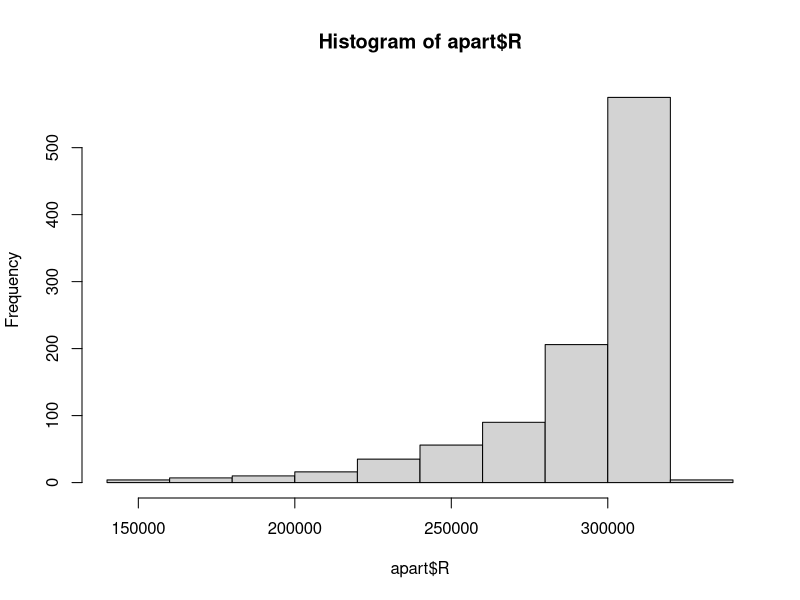
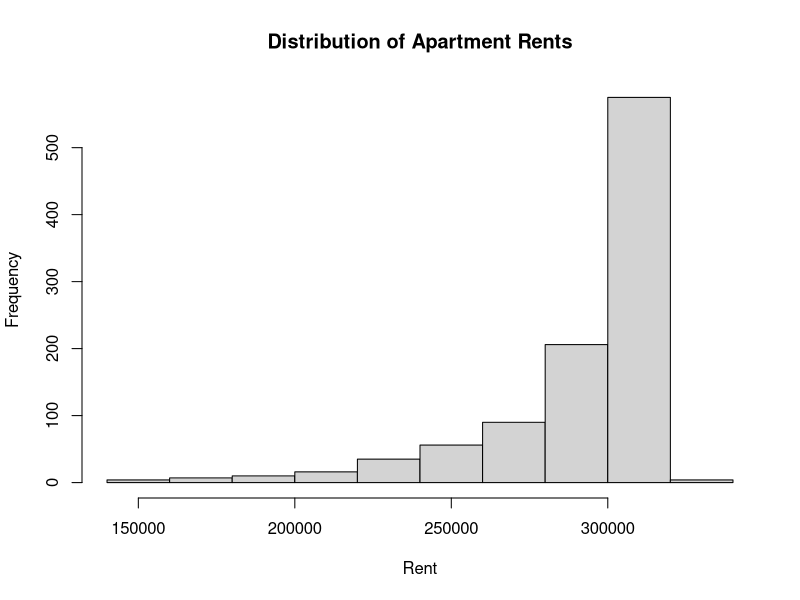
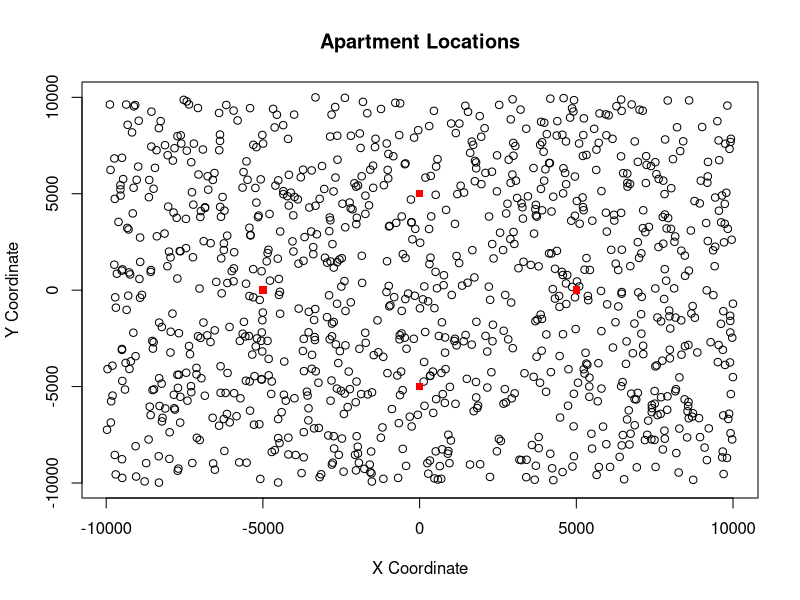
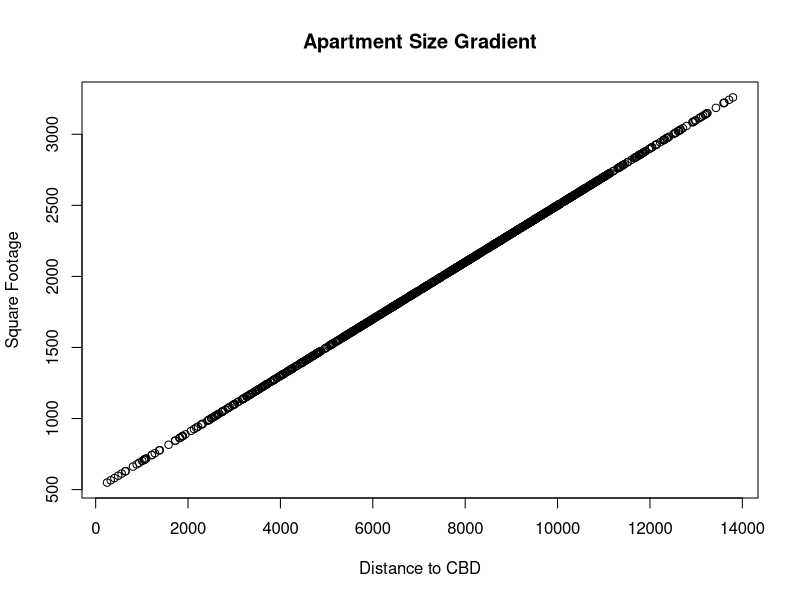
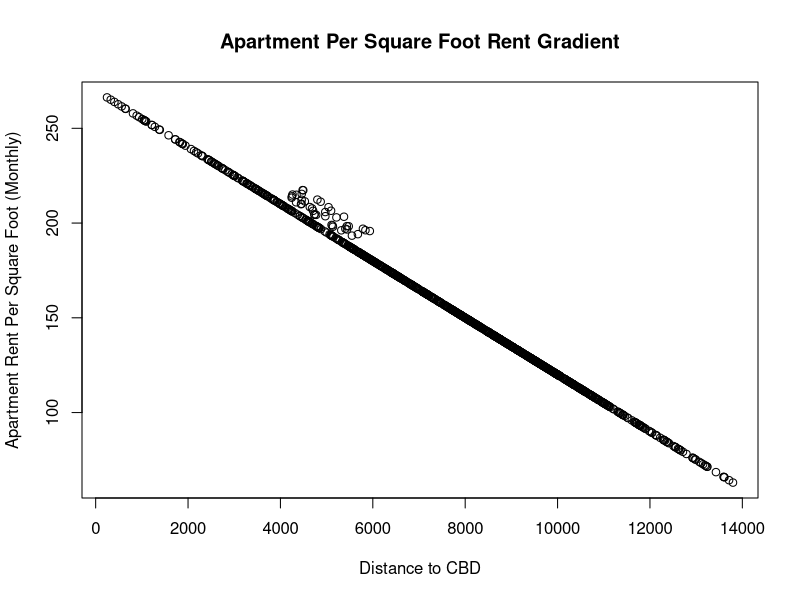
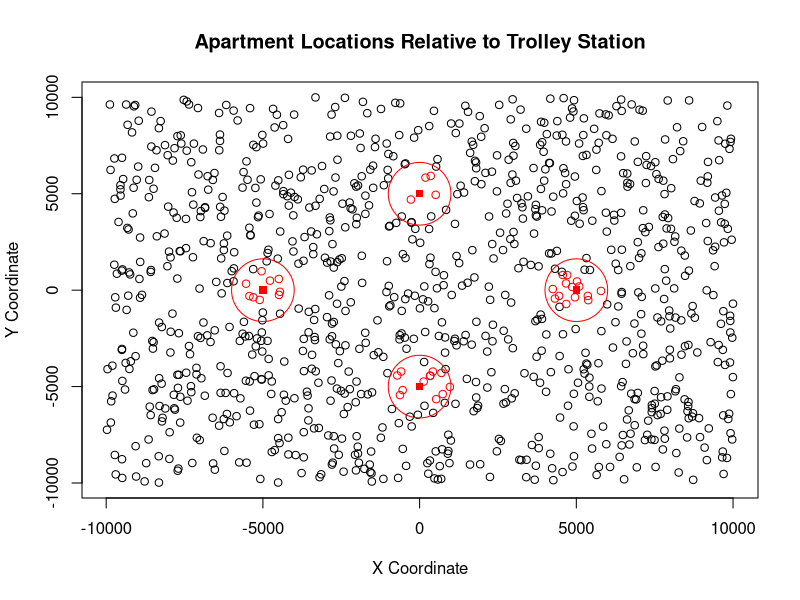
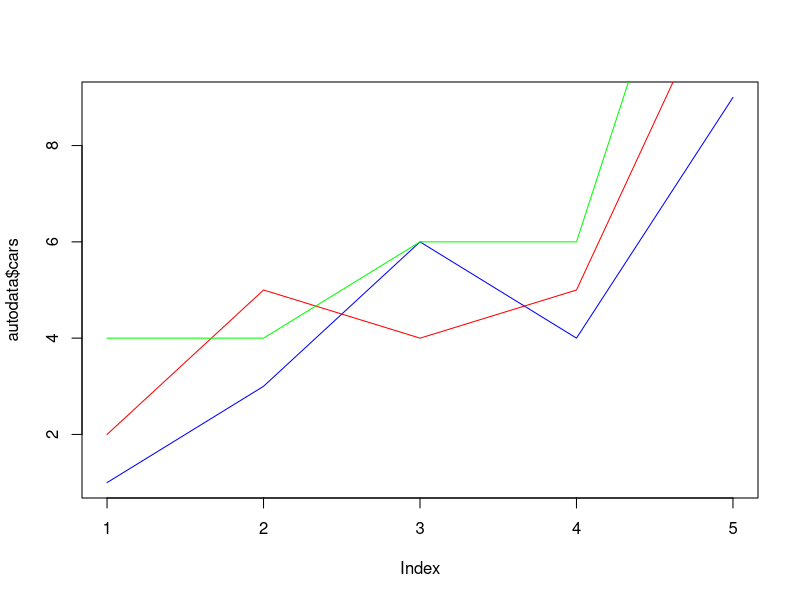
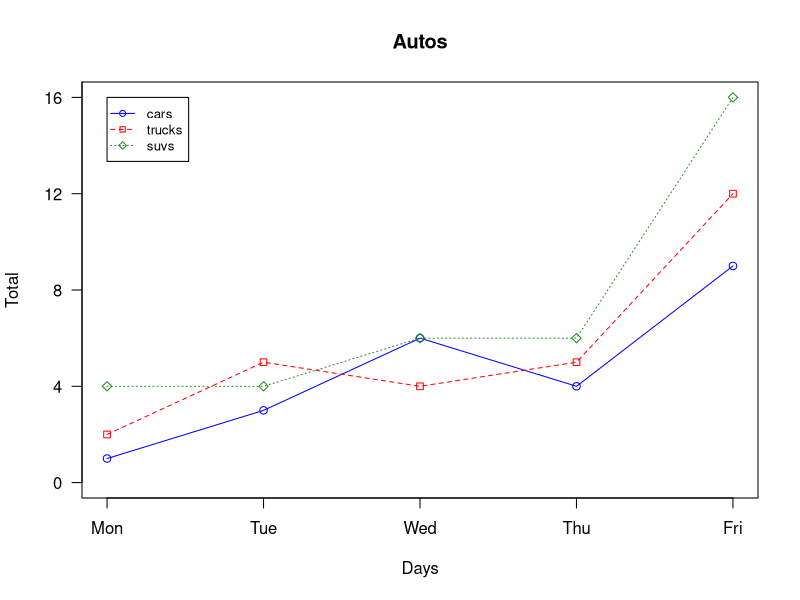

Source code (R) for these figures, in order: (Note: this script raises an error after producing the figures.)
# This file was created by Nicholas Malizia for an introductory lecture on R to graduate students at ASU. The data employed here are not my own. For attribution information contact me via email. 


################### APARTMENT DATA EXPLORATION ###################

# read some data from a file that is space delimited, note that the TRUE value here, designates that there is a header in the file. 
data=read.table("trolley.dat",TRUE)

# in fact, let's look at the help system at this point to find out more about reading tables
help(read.table)

# now, let's see how many entries are in the table.  
trolleyrows=nrow(data)

# let's also take a minute to look at the raw data.
data

# now, let's differentiate between stations and apartments, note that stations are identified by a -9 in the first two columns...
trolley=data$R==-9

# we're going to slice up the dataframe into parts identifying the stations and apartments, note the syntax here "!" corresponds to not equals, "," is a wildcard saying give me everything in this row
apart=data[!trolley,]
station=data[trolley,]

# now i want to look at the distribution of the apartment rents using a histogram
hist(apart$R)

# that was painless right? let's make it look a little prettier and publication worthy. this is a good point to explore the help system in R. let's see what options are available for the histogram function
help(hist)

# ok, now let's label the plot and change the x axis range
hist(apart$R, main='Distribution of Apartment Rents', xlab='Rent')

# cool, now that we have our plot looking a bit more respectable, let's output it to something that we can save... 
pdf(file="figures/figure1.pdf")
hist(apart$R, main='Distribution of Apartment Rents', xlab='Rent')
dev.off()

# cool right? now let's do a little bit more exploration of the dataset and plot the locations of the stations and the apartments and explore the relationship between the relative locations and rent prices.

# we'll need to extract the x and y coordinates for the stations and apartments
stationx=station$x1
stationy=station$y1
apartx=apart$x1
aparty=apart$y1

# now let's plot the apartments. 
plot(apartx,aparty,xlab="X Coordinate",ylab="Y Coordinate",main="Apartment Locations")

# and the stations, but we'll do these in a different color and symbol
points(stationx,stationy,pch=15,col="red")

# now let's read the values for square footage (s) and calculates the straight line distance from the apartments to the cbd. 
sqft=apart$s
dist2cbd=sqrt(apartx^2+aparty^2)

# we can use this data to plot the apartment size as a function of distance to the cbd.
plot(dist2cbd,sqft,xlab="Distance to CBD",ylab="Square Footage",main="Apartment Size Gradient")

# we can also calculate the rent per square foot and plot a similar gradient. 
sqftrent=apart$R/sqft
plot(dist2cbd,sqftrent,xlab="Distance to CBD",ylab="Apartment Rent Per Square Foot (Monthly)",main="Apartment Per Square Foot Rent Gradient")

# next let's explore some nested for loops to figure out which apartments are within that buffer of each of the stations 
within=(1:nrow(apart))*0
for(i in 1:nrow(apart)){
for(j in 1:nrow(station)){
trolleydist=sqrt((apartx[i]-stationx[j])^2+(aparty[i]-stationy[j])^2)
if(trolleydist<=1000){within[i]=1}
}}

# we're going to bind this new column vector with the trolley matrix so we can use it to slice it up further. 
apart<-cbind(apart,within)

# now let's slice up the apartment data so we can plot those within the buffer and those without separately
proximate=apart[,5]==1
apartfar=apart[!proximate,]
apartclose=apart[proximate,]

# here we plots the locations of apartments (within & outside buffer) and the trolley stations and their buffers. 
radius=(mat.or.vec(4,1))+1000
plot(apartfar[,3],apartfar[,4],xlab="X Coordinate", ylab="Y Coordinate", main="Apartment Locations Relative to Trolley Station")
points(stationx,stationy,pch=15,col="red")
points(apartclose[,3],apartclose[,4],col="red")
symbols(stationx,stationy,circles=radius,inches=FALSE,add=TRUE,fg="red")

# now let's fit a linear model to the square foot rent gradient and include a dummy variable to identify those within the buffer and those outside 
model=lm(sqftrent~ (dist2cbd + within))

# let's look at the results of the model
summary(model)

# sometimes we'd like to extract a single result of the model. given the object-oriented structure of R we can do this pretty easily. let's grab the the beta coefficient for the dummy variable and the associated t-test results from the model object 
beta=summary(model)$coefficients["within","Estimate"]
tvalue=summary(model)$coefficients["within","t value"]
tprob=summary(model)$coefficients["within","Pr(>|t|)"]

# prints the values
print(beta) 
print(tvalue)
print(tprob)



################### AUTOMOBILE DATA EXPLORATION ###################

# now let's look at some simple data on counts of automobiles observed on a particular road over the course of a week. the data come from a csv file. note, much of this code came from Frank McCown's website <http://www.harding.edu/fmccown/r/>

# let's read them in... simple right?
autodata = read.csv("autos.csv")

# let's summarize the data in the dataframe
summary(autodata)

# we could very easily plot the data as a line graph like this... 
plot(autodata$cars,type="l",col='blue')
lines(autodata$trucks,col='red')
lines(autodata$suvs,col='green')

# but that sucks, so we're going to create a slightly nicer graphic that is hopefully aethetically pleasing and publication worthy. first, we'll compute the largest y value used in the data 
max_y <- max(autodata)

# next we'll define colors to be used for plotting cars, trucks, suvs
plot_colors <- c("blue","red","forestgreen")

# first, we'll graph autos using y axis that ranges from 0 to max_y. we'll turn off axes and annotations (axis labels) so we can specify them ourself
plot(autodata$cars, type="o", col=plot_colors[1], 
   ylim=c(0,max_y), xlim=c(1,5), axes=FALSE, ann=FALSE)

# label the x axis using mon-fri labels
axis(1, at=1:5, lab=c("Mon", "Tue", "Wed", "Thu", "Fri"))

# and the y axis with a range from 0 to the max_y with labels at every 4
axis(2, las=1, at=4*0:max_y)

# and finally put a box around it all
box()

# we'll plot the truck counts with red dashed line and square points
lines(autodata$trucks, type="o", pch=22, lty=2, 
   col=plot_colors[2])

# and suvs with green dotted line and diamond points
lines(autodata$suvs, type="o", pch=23, lty=3, 
   col=plot_colors[3])


# next we'll add a title and label the axes
title(main="Autos")
title(xlab="Days")
title(ylab="Total")

# finally, we'll create a legend at (1, max_y) that is slightly smaller (by adjusting cex) and uses the same line colors and points used by the actual plots
legend(1, max_y, names(autodata), cex=0.8, col=plot_colors, 
   pch=21:23, lty=1:3);



################### TWITTER HASH TAG EXPLORATION ###################

# let's now look at another data source (and slightly cooler one), that is a little trickier to feed in. say we get some data from a collaborator in the form of an excel workbook or a dbf file... how do we import these data? we first will need to install an outside package because R doesn't come preloaded with the ability to read these files. also, to visualize the data we'll be using a wordcloud library.

library(gdata)
library(wordcloud)
riots = read.xls("twitter_riot.xls",sheet=2)
wordcloud(riots$tag, riots$occurences,scale=c(4,.5), max.words=250, random.order = FALSE, random.color=FALSE)
